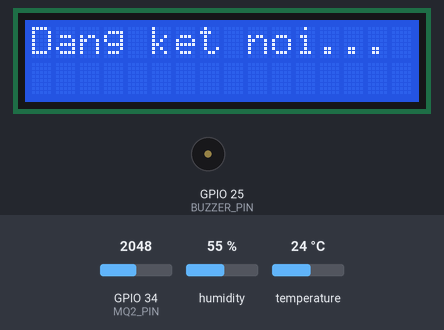
Recording of a sketch running on a simulated ESP32. Shown: 16×2 character LCD, buzzer (waves = sounding, pin HIGH). The test bench sets the inputs (shaded band); at power-on: GPIO 34 (MQ2_PIN) = 2048, temperature 24 °C, humidity 55 %. WiFi joins after 1.5 s; servers stay silent unless stated.

Above: at 1.9 s.
5.1 s: GPIO 34 (MQ2_PIN) set to 1383
7.8 s: GPIO 34 (MQ2_PIN) set to 1296
At 8.9 s:
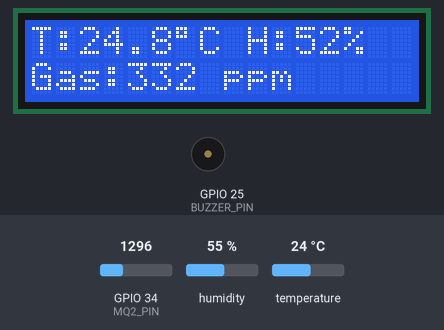
10.5 s: temperature set to 33 °C
At 14.6 s:
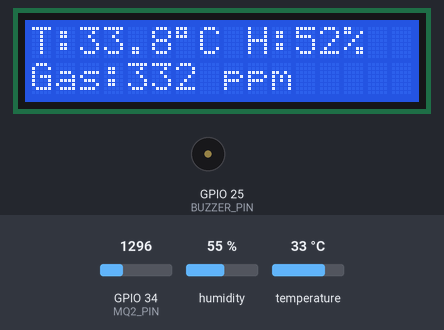
15.6 s: temperature set to 36 °C
At 19.2 s:
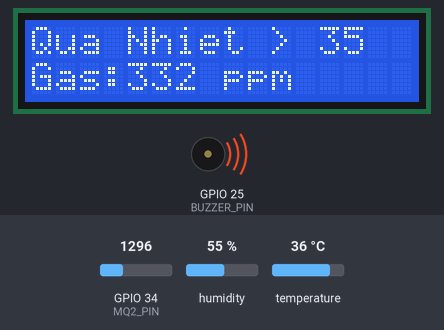
19.7 s: temperature set to 12 °C
At 22.7 s:
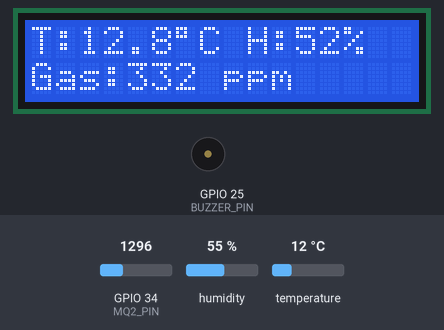
23.8 s: humidity set to 22 %
At 27.3 s:
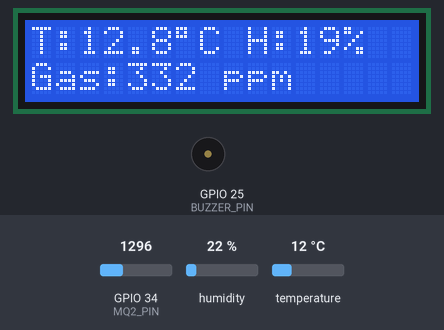
Timing chart, 0 to 28.8 s (numbered marks = the images above; inputs shaded):
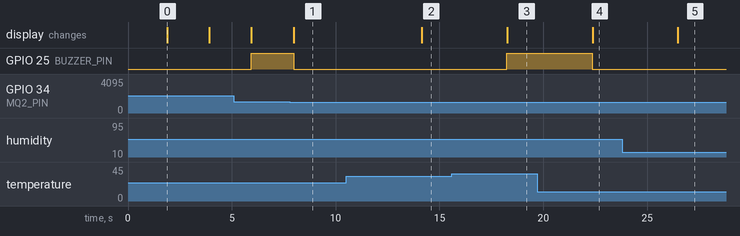

The sketch:

Code.ino
```cpp
#define BLYNK_TEMPLATE_ID         "TMPL6OSaUo7-o"
#define BLYNK_TEMPLATE_NAME       "Cảm biến khí gas và nhiệt độ độ ẩm"
#define BLYNK_AUTH_TOKEN          "4U5Dq2xRSU13mxx40x5EcZV_kFQxKrRQ"

#include <WiFi.h>
#include <WiFiClient.h>
#include <BlynkSimpleEsp32.h>
#include <DHT.h>
#include <Wire.h>
#include <LiquidCrystal_I2C.h>
#include <math.h>

// WiFi
char ssid[] = "Thiên";
char pass[] = "12345678999";

// LCD 16x2 I2C
LiquidCrystal_I2C lcd(0x27, 16, 2);

// DHT (nếu đổi sang DHT22 thì chỉ sửa DHTTYPE)
#define DHTPIN    4
#define DHTTYPE   DHT11
DHT dht(DHTPIN, DHTTYPE);

// MQ2
#define MQ2_PIN   34
#define RL        5.0    // điện trở tải (kΩ)
float Ro = 10.0;         // giá trị Ro đã hiệu chuẩn (kΩ)

// Buzzer
#define BUZZER_PIN 25

// LED trạng thái kết nối (V0)
bool ledState = false;
unsigned long lastBlink = 0;

// Số mẫu để đọc trung bình DHT
#define NUM_SAMPLES 5
// Offset bù trừ (nếu cần hiệu chuẩn thực tế)
float temp_offset = 0.8;    // cộng thêm 0.8°C
float hum_offset  = -3.0;   // trừ 3%RH

// --- HÀM ĐỌC TRUNG BÌNH NHIỆT ĐỘ ---
float readTemperatureAverage() {
  float sum = 0;
  int count = 0;
  for (int i = 0; i < NUM_SAMPLES; i++) {
    float t = dht.readTemperature();
    if (!isnan(t)) {
      sum += t;
      count++;
    }
    delay(200);
  }
  if (count == 0) {
    return NAN;
  }
  return (sum / count) + temp_offset;
}

// --- HÀM ĐỌC TRUNG BÌNH ĐỘ ẨM ---
float readHumidityAverage() {
  float sum = 0;
  int count = 0;
  for (int i = 0; i < NUM_SAMPLES; i++) {
    float h = dht.readHumidity();
    if (!isnan(h)) {
      sum += h;
      count++;
    }
    delay(200);
  }
  if (count == 0) {
    return NAN;
  }
  return (sum / count) + hum_offset;
}

// --- HÀM TÍNH TOÁN NỒNG ĐỘ KHÍ GAS (MQ2) ---
float calculateGasPPM() {
  int adc = analogRead(MQ2_PIN);
  // ESP32 ADC chuẩn 0–4095, tham chiếu 0–5V (nếu bạn cấp MUX2 bằng 5V)
  float voltage = adc * 3.3 / 4095.0;
  float Rs = ((3.3 - voltage) / voltage) * RL;     // tính R_sensor (kΩ)d:\DoAn\DoAn1\DoAn1C\DoAn1C.ino
  float ratio = Rs / Ro;
  // Công thức chuyển ratio sang PPM tham khảo datasheet MQ2
  float ppm = 370.0 * pow(ratio, -1.38);
  return ppm;
}

// --- HÀM GỘP ĐỌC TẤT CẢ CẢM BIẾN ---
void readAllSensors(float &temperature, float &humidity, float &gasPPM) {
  // Đọc nhiệt độ và độ ẩm trung bình
  temperature = readTemperatureAverage();
  humidity    = readHumidityAverage();
  // Đọc khí gas
  gasPPM      = calculateGasPPM();
}

void setup() {
  Serial.begin(115200);

  lcd.init();
  lcd.backlight();

  dht.begin();
  pinMode(BUZZER_PIN, OUTPUT);

  Blynk.begin(BLYNK_AUTH_TOKEN, ssid, pass);

  lcd.setCursor(0, 0);
  lcd.print("Dang ket noi...");
  delay(2000);
  lcd.clear();
}

void loop() {
  Blynk.run();

  // === GỌI HÀM ĐỌC CHUNG CHO CẢ 3 CẢM BIẾN ===
  float t, h, ppm;
  readAllSensors(t, h, ppm);

  // === GỬI DỮ LIỆU LÊN BLYNK ===
  if (!isnan(t)) {
    Blynk.virtualWrite(V1, t);
  }
  if (!isnan(h)) {
    Blynk.virtualWrite(V2, h);
  }
  Blynk.virtualWrite(V3, ppm);

  // === HIỂN THỊ VÀ CẢNH BÁO TRÊN LCD VÀ BÚZZER ===
  // Nếu gas vượt ngưỡng
  if (ppm > 350.0) {
    lcd.setCursor(0, 0);
    if (!isnan(t) && !isnan(h)) {
      lcd.print("T:"); lcd.print(t, 1); lcd.write(223);
      lcd.print("C H:"); lcd.print(h, 0); lcd.print("%");
    }
    lcd.setCursor(0, 1);
    lcd.print("Gas vuot nguong ");
    digitalWrite(BUZZER_PIN, HIGH);
  }
  // Nếu chỉ nhiệt > 35°C
  else if (!isnan(t) && t > 35.0) {
    lcd.setCursor(0, 0);
    lcd.print("Qua Nhiet > 35  ");
    digitalWrite(BUZZER_PIN, HIGH);
    lcd.setCursor(0, 1);
    lcd.print("Gas:");
    lcd.print((int)ppm);
    lcd.print(" ppm     ");
  }
  // Trạng thái bình thường
  else {
    lcd.setCursor(0, 0);
    if (!isnan(t) && !isnan(h)) {
      lcd.print("T:"); lcd.print(t, 1); lcd.write(223);
      lcd.print("C H:"); lcd.print(h, 0); lcd.print("%");
    } else {
      lcd.print("Sensor loi     ");
    }
    lcd.setCursor(0, 1);
    lcd.print("Gas:");
    lcd.print((int)ppm);
    lcd.print(" ppm     ");
    digitalWrite(BUZZER_PIN, LOW);
  }

  // === LED TRẠNG THÁI KẾT NỐI (V0) ===
  // Nhấp nháy mỗi 500ms
  if (millis() - lastBlink >= 500) {
    ledState = !ledState;
    Blynk.virtualWrite(V0, ledState ? 255 : 0); // Gửi 0 hoặc 255 để LED V0 chớp
    lastBlink = millis();
  }

  // Không cần delay thêm vì đã có delay trong hàm đọc trung bình DHT
}
```

Measured:
- the behaviour switches between 1329 and 1328 on GPIO 34 (MQ2_PIN) (found by bisection; images 0 and 1)
- the behaviour switches between 34 and 35 °C on temperature (found by bisection; images 2 and 3)
- after the input at 7.8 s, GPIO 25 (BUZZER_PIN): HIGH → LOW after 0.19 s; the display: changes after 0.19 s (image 1)
- after the input at 10.5 s, the display: changes after 3.7 s (image 2)
- after the input at 15.6 s, GPIO 25 (BUZZER_PIN): LOW → HIGH after 2.6 s; the display: changes after 2.7 s (image 3)
- after the input at 19.7 s, GPIO 25 (BUZZER_PIN): HIGH → LOW after 2.7 s; the display: changes after 2.7 s (image 4)
- after the input at 23.8 s, the display: changes after 2.7 s (image 5)
